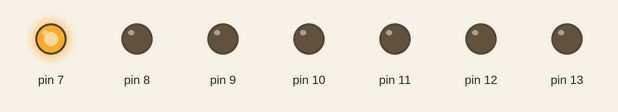
Recording of a sketch running on a simulated Arduino Uno, built with avr-gcc and run on an emulated ATmega328P. Shown: output pins drawn as LEDs (lit = HIGH).

Above: at 0.05 s.
At 0.45 s:
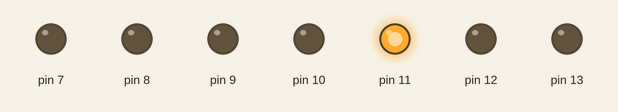
At 0.85 s:
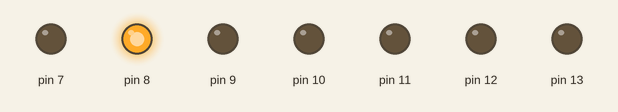
At 1.25 s:
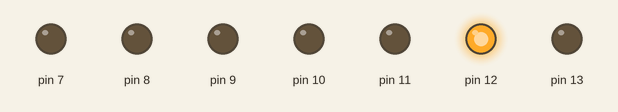
At 1.75 s:
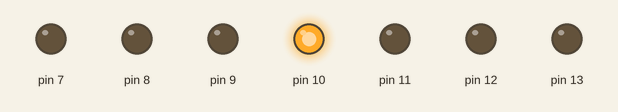
At 2.75 s:
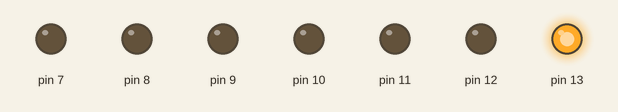
Timing chart, 0 to 3.0 s (numbered marks = the images above):
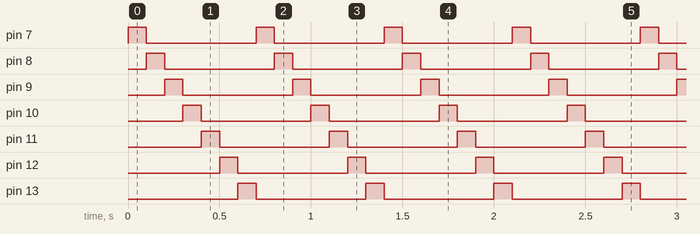

Measured:
- by itself, pin 7–13: alternates HIGH for 0.10 s and LOW for 0.60 s
- by itself, everything shown: repeats every 0.70 s, in 7 steps

The sketch:

LEDScanner1.ino
```cpp
void setup()
{
  pinMode(7, OUTPUT);
  pinMode(8, OUTPUT);
  pinMode(9, OUTPUT);
  pinMode(10, OUTPUT);
  pinMode(11, OUTPUT);
  pinMode(12, OUTPUT);
  pinMode(13, OUTPUT);
}

void loop()
{
  // make the LED on the first pin come on
  digitalWrite(7, HIGH);
  delay(100);

  // turn first one off, second one on
  digitalWrite(7, LOW);
  digitalWrite(8, HIGH);
  delay(100);

  // turn second one off, third on...
  digitalWrite(8, LOW);
  digitalWrite(9, HIGH);
  delay(100);

  // and so on..
  digitalWrite(9, LOW);
  digitalWrite(10, HIGH);
  delay(100);

  // and so on..
  digitalWrite(10, LOW);
  digitalWrite(11, HIGH);
  delay(100);

  // and so on..
  digitalWrite(11, LOW);
  digitalWrite(12, HIGH);
  delay(100);

  // and so on..
  digitalWrite(12, LOW);
  digitalWrite(13, HIGH);
  delay(100);

  // turn the last one off... and round we go again!
  digitalWrite(13, LOW);
}
```
